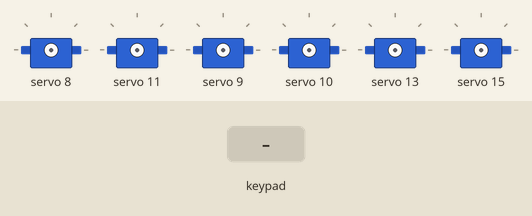
This sketch was run on a simulated Arduino Uno, built with avr-gcc and run on an emulated ATmega328P. Shown: 6 × servo. Inputs (shaded band) come from the test bench. What the sketch prints to the serial monitor is not drawn.

Above: at 11.2 s.
11.3 s: key 'D' pressed
At 12.1 s:
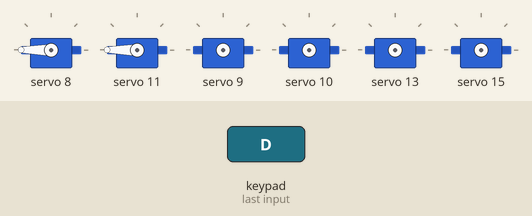
12.8 s: key 'L' pressed
At 13.5 s:
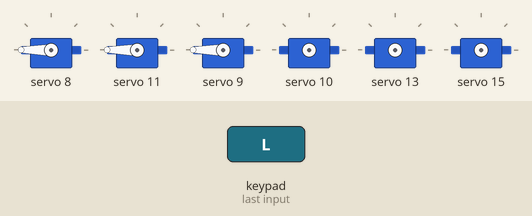
14.3 s: key 'R' pressed
15.8 s: key 'O' pressed
At 16.6 s:
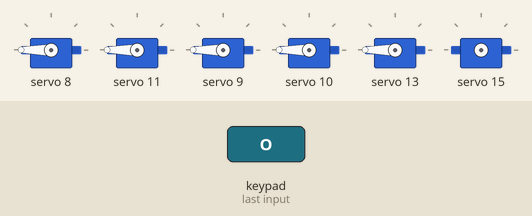
17.3 s: key 'S' pressed
Timing chart, 0 to 20.3 s (numbered marks = the images above; inputs shaded):
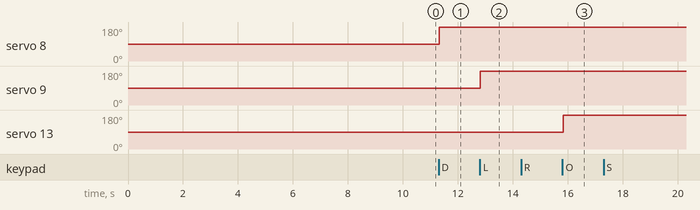

The sketch:

Code_Robot_Kim_Lien.ino
```cpp
//8-9 DC phía trái, 10-11 DC bên phải. 8,10 tiến - 9,11 lùi

#include <PS2X_lib.h>
/******************************************************************
 * Cài đặt chân cho thư viện :
 * - Trên mạch Motorshield của VIA Makerbot BANHMI, có header 6 chân
 *   được thiết kế để cắm tay cầm PS2.
 * Sơ đồ chân header và sơ đồ GPIO tương ứng:
 *   MOSI | MISO | GND | 3.3V | CS | CLK
 *    12     13    GND   3.3V   15   14
 ******************************************************************/
#include <PS2X_lib.h>
#include <Wire.h>
#include <Adafruit_PWMServoDriver.h>

Adafruit_PWMServoDriver pwm = Adafruit_PWMServoDriver();
#define PS2_DAT 12 // MISO
#define PS2_CMD 13 // MOSI
#define PS2_SEL 15 // SS
#define PS2_CLK 14 // SLK

/******************************************************************
 * Lựa chọn chế độ cho tay cầm PS2 :
 *   - pressures = đọc giá trị analog từ các nút bấm
 *   - rumble    = bật/tắt chế độ rung
 ******************************************************************/
#define pressures false
#define rumble false

PS2X ps2x; // khởi tạo class PS2x
bool pressed;

void setup()
{
  Serial.begin(115200);
  Serial.print("Ket noi voi tay cam PS2:");

  int error = -1;
  for (int i = 0; i < 10; i++) // thử kết nối với tay cầm ps2 trong 10 lần
  {
    delay(1000); // đợi 1 giây
    // cài đặt chân và các chế độ: GamePad(clock, command, attention, data, Pressures?, Rumble?) check for error
    error = ps2x.config_gamepad(PS2_CLK, PS2_CMD, PS2_SEL, PS2_DAT, pressures, rumble);
    Serial.print(".");
  }

  switch (error) // kiểm tra lỗi nếu sau 10 lần không kết nối được
  {
  case 0:
    Serial.println(" Ket noi tay cam PS2 thanh cong");
    break;
  case 1:
    Serial.println(" LOI: Khong tim thay tay cam, hay kiem tra day ket noi vơi tay cam ");
    break;
  case 2:
    Serial.println(" LOI: khong gui duoc lenh");
    break;
  case 3:
    Serial.println(" LOI: Khong vao duoc Pressures mode ");
    break;
  }
  Wire.begin();
  pwm.begin();
  pwm.setOscillatorFrequency(27000000);
  pwm.setPWMFreq(50);
  Wire.setClock(400000);

}
int i = 8;

// Biến nhớ
int shooter_state = 0; // Bắn bóng
int holder_state = 0; // Hút bóng
bool ban = false;

#define USMIN  600 // This is the rounded 'minimum' microsecond length based on the minimum pulse of 150
#define USMAX  2400 // This is the rounded 'maximum' microsecond length based on the maximum pulse of 600

// DC for movement PIN
#define DC_MOVEMENT_1_PIN 8
#define DC_MOVEMENT_2_PIN 9
#define DC_MOVEMENT_3_PIN 10
#define DC_MOVEMENT_4_PIN 11

// DC for Shooter and Ball-Take-in
#define DC_MOVEMENT_5_PIN 12
#define DC_MOVEMENT_6_PIN 13
#define DC_MOVEMENT_7_PIN 14
#define DC_MOVEMENT_8_PIN 15

// Servo
#define SERVO_1_PIN 5 // 360
#define SERVO_2_PIN 4 // 360
#define SERVO_3_PIN 3 // pusher
#define SERVO_4_PIN 6 // holder

void loop()
{
  ps2x.read_gamepad(pressed,0); // gọi hàm để đọc tay điều khiển
  pressed = false;

  // các trả về giá trị TRUE (1) khi nút được giữ
  if (ps2x.Button(PSB_START)) // nếu nút Start được giữ, in ra Serial monitor
    Serial.println("Start is being held");
  if (ps2x.Button(PSB_SELECT)) // nếu nút Select được giữ, in ra Serial monitor
    Serial.println("Select is being held");

  DCdes(pressed);
  if(!pressed) resetMotors();
  delay(30);
}
void DCdes(bool &pressed){
  if (ps2x.Button(PSB_PAD_UP)) // Tiến
  {
    pressed = true;
    pwm.setPWM(DC_MOVEMENT_1_PIN,0,0);
    pwm.setPWM(DC_MOVEMENT_2_PIN,0,2600);
    pwm.setPWM(DC_MOVEMENT_3_PIN,0,2600);
    pwm.setPWM(DC_MOVEMENT_4_PIN,0,0);
  }
  if (ps2x.Button(PSB_PAD_RIGHT)) // Rẽ Phải
  {
    Serial.print("Right held this hard: \n");
    pressed = true;
    pwm.setPWM(DC_MOVEMENT_1_PIN,0,0);
    pwm.setPWM(DC_MOVEMENT_2_PIN,0,0);
    pwm.setPWM(DC_MOVEMENT_3_PIN,0,3500);
    pwm.setPWM(DC_MOVEMENT_4_PIN,0,0);
  }
  if (ps2x.Button(PSB_PAD_LEFT)) // Rẽ Trái
  {
    Serial.print("LEFT held this hard: \n");
    pressed = true;
    pwm.setPWM(DC_MOVEMENT_1_PIN,0,0);
    pwm.setPWM(DC_MOVEMENT_2_PIN,0,3500);
    pwm.setPWM(DC_MOVEMENT_3_PIN,0,0);
    pwm.setPWM(DC_MOVEMENT_4_PIN,0,0);
  }
  if (ps2x.Button(PSB_PAD_DOWN)) //Lùi
  {
    Serial.print("DOWN held this hard: \n");
    pressed = true;
    pwm.setPWM(DC_MOVEMENT_1_PIN,0,2300);
    pwm.setPWM(DC_MOVEMENT_2_PIN,0,0);
    pwm.setPWM(DC_MOVEMENT_3_PIN,0,0);
    pwm.setPWM(DC_MOVEMENT_4_PIN,0,2300);
  }

  if (ps2x.Button(PSB_RED)) //Shooter
  {
    Serial.print("Circle just pressed: \n");
    pressed = true;
    pwm.setPWM(DC_MOVEMENT_5_PIN,0,0);
    pwm.setPWM(DC_MOVEMENT_6_PIN,0,3700);
    pwm.setPWM(DC_MOVEMENT_7_PIN,0,0);
    pwm.setPWM(DC_MOVEMENT_8_PIN,0,0);
  }
  if (ps2x.Button(PSB_GREEN)) //Ball-take-in
  {
    Serial.print("Triangle pressed \n");
    pressed = true;
    pwm.setPWM(DC_MOVEMENT_5_PIN,0,0);
    pwm.setPWM(DC_MOVEMENT_6_PIN,0,0);
    pwm.setPWM(DC_MOVEMENT_7_PIN,0,4095);
    pwm.setPWM(DC_MOVEMENT_8_PIN,0,0);
  }

  if (ps2x.Button(PSB_PINK)) //Ball-take-in Reverse
  {
    Serial.print("Triangle pressed \n");
    pressed = true;
    pwm.setPWM(DC_MOVEMENT_5_PIN,0,0);
    pwm.setPWM(DC_MOVEMENT_6_PIN,0,0);
    pwm.setPWM(DC_MOVEMENT_7_PIN,0,0);
    pwm.setPWM(DC_MOVEMENT_8_PIN,0,4095);
  }

  if (ps2x.ButtonPressed(PSB_R1)) // Servo inside
  {
    pwm.writeMicroseconds(SERVO_1_PIN, 1500);
    delay(10);
  }
  if (ps2x.ButtonPressed(PSB_R2)) // Servo inside
  {
    pwm.writeMicroseconds(SERVO_1_PIN, 2300);
    delay(10);
  }
}

void resetMotors(){
  pwm.setPWM(8,0,0);
  pwm.setPWM(9,0,0);
  pwm.setPWM(10,0,0);
  pwm.setPWM(11,0,0);
  pwm.setPWM(12,0,0);
  pwm.setPWM(13,0,0);
  pwm.setPWM(14,0,0);
  pwm.setPWM(15,0,0);
}
/**
 * @brief Control the servos and other motors of the robot
 *
 * @param pressed The pointer to check whether
 *                a button is pressed in the loop
 */
```

Measured:
- after the input at 11.3 s, servo 8: 90° → 180° at once
- after the input at 12.8 s, servo 9: 90° → 180° at once
- after the input at 15.8 s, servo 13: 90° → 180° at once
